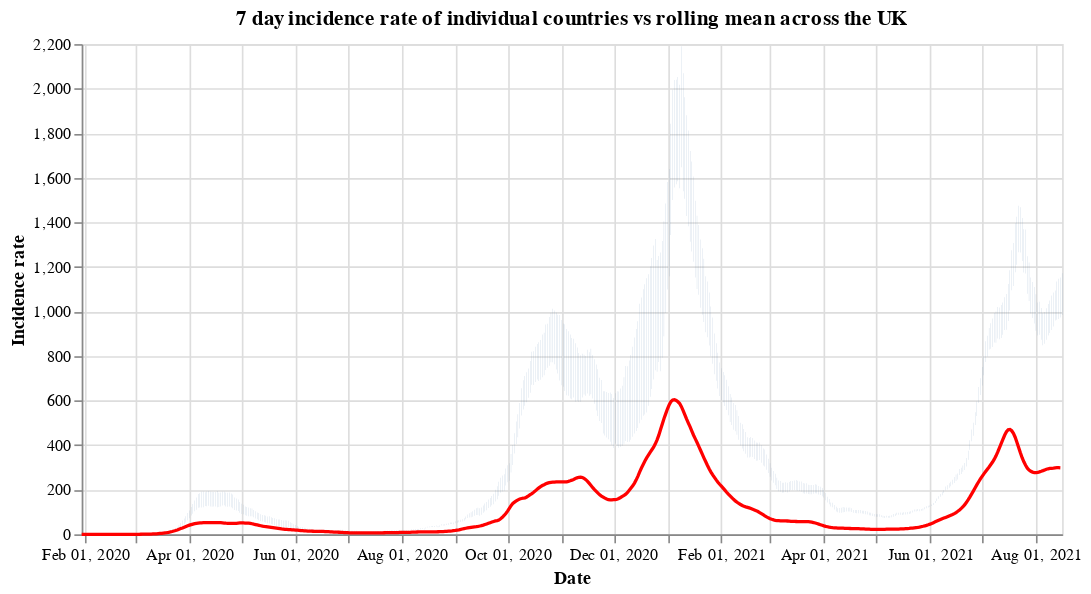

The notebook cell saved with this chart:
### Code cell
#collapse
countries = uk_cases['areaName'].unique()
countries.sort()

selection = alt.selection_single(
    name='Select',
    fields=['areaName'],
    init={'areaName': 'Wales'},
    bind={'areaName': alt.binding_select(options=countries)}
)

# scatter plot, modify opacity based on selection
bars = alt.Chart(uk_cases).mark_bar().add_selection(
    selection
).encode(
    x=alt.X("yearmonthdate(date):T", axis=alt.Axis(title='Date')),
    y=alt.Y("weeklyCasesRate:Q", axis=alt.Axis(title='Incidence rate')),
    tooltip='weeklyCasesRate:Q',
    opacity=alt.condition(selection, alt.value(1), alt.value(0))
).properties(title=f'7 day incidence rate of individual countries vs rolling mean across the UK', width=600)

line = alt.Chart(overview_cases).mark_line(
    color='red',
    size=2,
).transform_window(
    rolling_mean='mean(weeklyCasesRate)',
    frame=[0, 7]
).encode(
    x='yearmonthdate(date):T',
    y='rolling_mean:Q'
)

alt.layer(bars, line)

### Figure 1 — Vega-Lite specification as saved in the notebook (floating-point values rounded to 4 significant figures; data arrays with more than 128 entries replaced by an {"elided": "..."} marker saying what was removed)
{"config": {"view": {"continuousWidth": 400, "continuousHeight": 300}}, "layer": [{"data": {"name": "data-09e0c8076edc65a10e5a8ff3f0f6fae4"}, "mark": "bar", "encoding": {"opacity": {"condition": {"value": 1, "selection": "Select"}, "value": 0}, "tooltip": {"type": "quantitative", "field": "weeklyCasesRate"}, "x": {"type": "temporal", "axis": {"title": "Date"}, "field": "date", "timeUnit": "yearmonthdate"}, "y": {"type": "quantitative", "axis": {"title": "Incidence rate"}, "field": "weeklyCasesRate"}}, "selection": {"Select": {"type": "single", "fields": ["areaName"], "init": {"areaName": "Wales"}, "bind": {"areaName": {"input": "select", "options": ["England", "Northern Ireland", "Scotland", "Wales"]}}}}, "title": "7 day incidence rate of individual countries vs rolling mean across the UK", "width": 600}, {"data": {"name": "data-bd389461125bfe8bf74eb063baa897f9"}, "mark": {"type": "line", "color": "red", "size": 2}, "encoding": {"x": {"type": "temporal", "field": "date", "timeUnit": "yearmonthdate"}, "y": {"type": "quantitative", "field": "rolling_mean"}}, "transform": [{"window": [{"op": "mean", "field": "weeklyCasesRate", "as": "rolling_mean"}], "frame": [0, 7]}]}], "$schema": "https://vega.github.io/schema/vega-lite/v4.8.1.json", "datasets": {"data-09e0c8076edc65a10e5a8ff3f0f6fae4": {"elided": "2164 records"}, "data-bd389461125bfe8bf74eb063baa897f9": {"elided": "564 records"}}}
